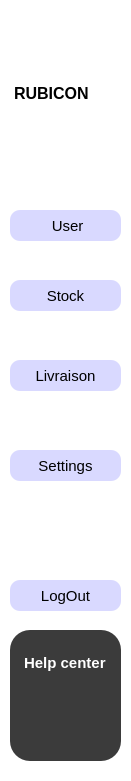
    <widget class="QFrame" name="frame_21">
     <property name="geometry">
      <rect>
       <x>20</x>
       <y>20</y>
       <width>131</width>
       <height>781</height>
      </rect>
     </property>
     <property name="styleSheet">
      <string notr="true">background-color: rgb(255, 255, 255);
border-color: rgb(0, 0, 0);
border-radius:30;</string>
     </property>
     <property name="frameShape">
      <enum>QFrame::Shape::Box</enum>
     </property>
     <property name="frameShadow">
      <enum>QFrame::Shadow::Plain</enum>
     </property>
     <widget class="QPushButton" name="pushButton_28">
      <property name="geometry">
       <rect>
        <x>180</x>
        <y>470</y>
        <width>83</width>
        <height>29</height>
       </rect>
      </property>
      <property name="styleSheet">
       <string notr="true">background-color: rgb(255, 255, 255);

color:white;
border-radius:8px;</string>
      </property>
      <property name="text">
       <string>Save</string>
      </property>
     </widget>
     <widget class="QPushButton" name="pushButton_user">
      <property name="enabled">
       <bool>true</bool>
      </property>
      <property name="geometry">
       <rect>
        <x>10</x>
        <y>210</y>
        <width>111</width>
        <height>31</height>
       </rect>
      </property>
      <property name="styleSheet">
       <string notr="true">background-color: rgb(217, 217, 255);
border-radius:10px;
font-size:15px;
color:black;
font: 900 9pt &quot;Segoe UI Black&quot;;
</string>
      </property>
      <property name="text">
       <string> User</string>
      </property>
      <property name="icon">
       <iconset resource="images.qrc">
        <normaloff>:/new/prefix1/utilisateur (2).png</normaloff>:/new/prefix1/utilisateur (2).png</iconset>
      </property>
      <property name="iconSize">
       <size>
        <width>15</width>
        <height>15</height>
       </size>
      </property>
     </widget>
     <widget class="QPushButton" name="pushButton_4">
      <property name="enabled">
       <bool>true</bool>
      </property>
      <property name="geometry">
       <rect>
        <x>10</x>
        <y>280</y>
        <width>111</width>
        <height>31</height>
       </rect>
      </property>
      <property name="styleSheet">
       <string notr="true">background-color: rgb(207, 235, 24);
background-color: rgb(217, 217, 255);
border-radius:10px;
font-size:15px;
color:black;
font: 900 9pt &quot;Segoe UI Black&quot;;
</string>
      </property>
      <property name="text">
       <string>Stock</string>
      </property>
      <property name="icon">
       <iconset resource="images.qrc">
        <normaloff>:/new/prefix1/stock (1).png</normaloff>:/new/prefix1/stock (1).png</iconset>
      </property>
      <property name="iconSize">
       <size>
        <width>15</width>
        <height>15</height>
       </size>
      </property>
      <property name="autoDefault">
       <bool>false</bool>
      </property>
     </widget>
     <widget class="QPushButton" name="pushButton_7">
      <property name="geometry">
       <rect>
        <x>10</x>
        <y>360</y>
        <width>111</width>
        <height>31</height>
       </rect>
      </property>
      <property name="autoFillBackground">
       <bool>false</bool>
      </property>
      <property name="styleSheet">
       <string notr="true">background-color: rgb(217, 217, 255);
color:Black;
border-radius:10px;
font-size:15px;
font: 900 9pt &quot;Segoe UI Black&quot;;</string>
      </property>
      <property name="text">
       <string>Livraison</string>
      </property>
      <property name="icon">
       <iconset resource="images.qrc">
        <normaloff>:/new/prefix1/product-delivery_17627518.png</normaloff>:/new/prefix1/product-delivery_17627518.png</iconset>
      </property>
      <property name="iconSize">
       <size>
        <width>15</width>
        <height>15</height>
       </size>
      </property>
     </widget>
     <widget class="QGraphicsView" name="graphicsView">
      <property name="geometry">
       <rect>
        <x>30</x>
        <y>20</y>
        <width>341</width>
        <height>51</height>
       </rect>
      </property>
      <property name="styleSheet">
       <string notr="true">border-image: url(:/new/prefix1/RUBICN-removebg-preview-removebg-preview.png);</string>
      </property>
     </widget>
     <widget class="QTextEdit" name="textEdit">
      <property name="geometry">
       <rect>
        <x>10</x>
        <y>80</y>
        <width>101</width>
        <height>41</height>
       </rect>
      </property>
      <property name="styleSheet">
       <string notr="true">color: rgb(0, 0, 0);
background-color: qlineargradient(spread:pad, x1:0, y1:0, x2:1, y2:1, stop:0 rgba(0, 0, 0, 0));</string>
      </property>
      <property name="html">
       <string>&lt;!DOCTYPE HTML PUBLIC &quot;-//W3C//DTD HTML 4.0//EN&quot; &quot;http://www.w3.org/TR/REC-html40/strict.dtd&quot;&gt;
&lt;html&gt;&lt;head&gt;&lt;meta name=&quot;qrichtext&quot; content=&quot;1&quot; /&gt;&lt;meta charset=&quot;utf-8&quot; /&gt;&lt;style type=&quot;text/css&quot;&gt;
p, li { white-space: pre-wrap; }
hr { height: 1px; border-width: 0; }
li.unchecked::marker { content: &quot;\2610&quot;; }
li.checked::marker { content: &quot;\2612&quot;; }
&lt;/style&gt;&lt;/head&gt;&lt;body style=&quot; font-family:'Segoe UI'; font-size:9pt; font-weight:400; font-style:normal;&quot;&gt;
&lt;p style=&quot; margin-top:0px; margin-bottom:0px; margin-left:0px; margin-right:0px; -qt-block-indent:0; text-indent:0px;&quot;&gt;&lt;span style=&quot; font-size:12pt; font-weight:700;&quot;&gt;RUBICON&lt;/span&gt;&lt;/p&gt;&lt;/body&gt;&lt;/html&gt;</string>
      </property>
     </widget>
     <widget class="QFrame" name="frame_36">
      <property name="geometry">
       <rect>
        <x>10</x>
        <y>630</y>
        <width>111</width>
        <height>131</height>
       </rect>
      </property>
      <property name="styleSheet">
       <string notr="true">background-color: rgb(59, 59, 59);
border-color: rgb(0, 0, 0);
border-radius:20;</string>
      </property>
      <property name="frameShape">
       <enum>QFrame::Shape::Box</enum>
      </property>
      <property name="frameShadow">
       <enum>QFrame::Shadow::Plain</enum>
      </property>
      <widget class="QPushButton" name="pushButton_55">
       <property name="geometry">
        <rect>
         <x>180</x>
         <y>470</y>
         <width>83</width>
         <height>29</height>
        </rect>
       </property>
       <property name="styleSheet">
        <string notr="true">background-color: rgb(255, 255, 255);

color:white;
border-radius:8px;</string>
       </property>
       <property name="text">
        <string>Save</string>
       </property>
      </widget>
      <widget class="QTextEdit" name="textEdit_14">
       <property name="geometry">
        <rect>
         <x>10</x>
         <y>20</y>
         <width>91</width>
         <height>41</height>
        </rect>
       </property>
       <property name="styleSheet">
        <string notr="true">color: rgb(255, 255, 255);</string>
       </property>
       <property name="readOnly">
        <bool>true</bool>
       </property>
       <property name="html">
        <string>&lt;!DOCTYPE HTML PUBLIC &quot;-//W3C//DTD HTML 4.0//EN&quot; &quot;http://www.w3.org/TR/REC-html40/strict.dtd&quot;&gt;
&lt;html&gt;&lt;head&gt;&lt;meta name=&quot;qrichtext&quot; content=&quot;1&quot; /&gt;&lt;meta charset=&quot;utf-8&quot; /&gt;&lt;style type=&quot;text/css&quot;&gt;
p, li { white-space: pre-wrap; }
hr { height: 1px; border-width: 0; }
li.unchecked::marker { content: &quot;\2610&quot;; }
li.checked::marker { content: &quot;\2612&quot;; }
&lt;/style&gt;&lt;/head&gt;&lt;body style=&quot; font-family:'Segoe UI'; font-size:9pt; font-weight:400; font-style:normal;&quot;&gt;
&lt;p style=&quot; margin-top:0px; margin-bottom:0px; margin-left:0px; margin-right:0px; -qt-block-indent:0; text-indent:0px;&quot;&gt;&lt;span style=&quot; font-size:11pt; font-weight:700;&quot;&gt;Help center&lt;/span&gt;&lt;/p&gt;&lt;/body&gt;&lt;/html&gt;</string>
       </property>
      </widget>
     </widget>
     <widget class="QPushButton" name="pushButton_20">
      <property name="enabled">
       <bool>true</bool>
      </property>
      <property name="geometry">
       <rect>
        <x>10</x>
        <y>580</y>
        <width>111</width>
        <height>31</height>
       </rect>
      </property>
      <property name="styleSheet">
       <string notr="true">background-color: rgb(207, 235, 24);
background-color: rgb(217, 217, 255);
border-radius:10px;
font-size:15px;
color:black;
font: 900 9pt &quot;Segoe UI Black&quot;;
</string>
      </property>
      <property name="text">
       <string>LogOut</string>
      </property>
      <property name="icon">
       <iconset resource="images.qrc">
        <normaloff>:/new/prefix1/mot-de-passe.png</normaloff>:/new/prefix1/mot-de-passe.png</iconset>
      </property>
      <property name="iconSize">
       <size>
        <width>15</width>
        <height>15</height>
       </size>
      </property>
      <property name="autoDefault">
       <bool>false</bool>
      </property>
     </widget>
     <widget class="QPushButton" name="pushButton_23">
      <property name="enabled">
       <bool>true</bool>
      </property>
      <property name="geometry">
       <rect>
        <x>10</x>
        <y>450</y>
        <width>111</width>
        <height>31</height>
       </rect>
      </property>
      <property name="styleSheet">
       <string notr="true">background-color: rgb(217, 217, 255);
border-radius:10px;
font-size:15px;
color:black;
font: 900 9pt &quot;Segoe UI Black&quot;;
</string>
      </property>
      <property name="text">
       <string>Settings</string>
      </property>
      <property name="icon">
       <iconset resource="images.qrc">
        <normaloff>:/new/prefix1/settings_3524636.png</normaloff>:/new/prefix1/settings_3524636.png</iconset>
      </property>
      <property name="iconSize">
       <size>
        <width>15</width>
        <height>15</height>
       </size>
      </property>
     </widget>
    </widget>
